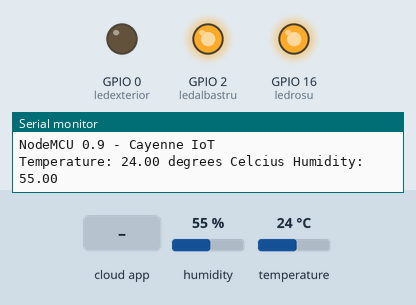
Recording of a sketch running on a simulated ESP8266 (NodeMCU). Shown: output pins drawn as LEDs (lit = HIGH), the last lines printed to the serial monitor. Inputs (shaded band) come from the test bench; at power-on: humidity 55 %, temperature 24 °C.

Above: at 3.3 s.
3.4 s: the phone or cloud app sets 3 to 1
At 11.4 s:
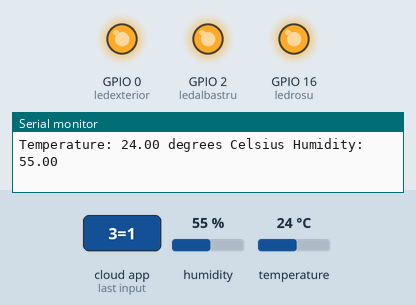
11.7 s: humidity set to 68 %
At 20.6 s:
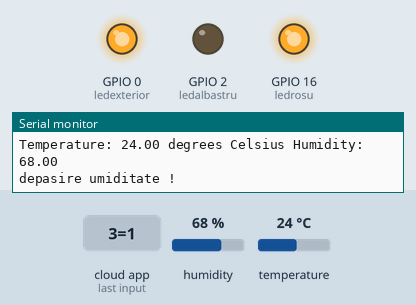
21.8 s: the phone or cloud app sets 3 to 0
At 23.4 s:
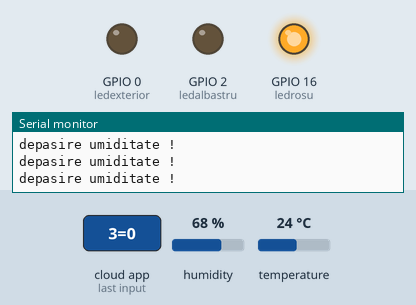
31.9 s: the phone or cloud app sets 3 to 1
At 40.49 s:
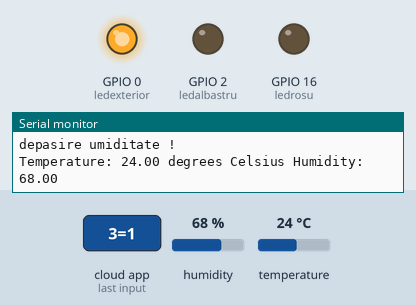
42.0 s: temperature set to 28 °C
53.1 s: humidity set to 62 %
62.2 s: humidity set to 58 %
At 71.6 s:
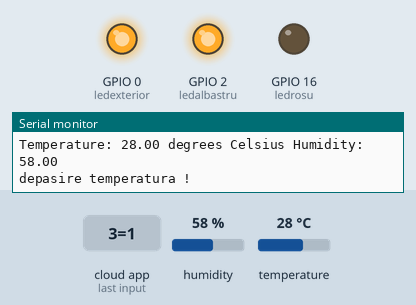
Timing chart, 0 to 73.1 s (numbered marks = the images above; inputs shaded):
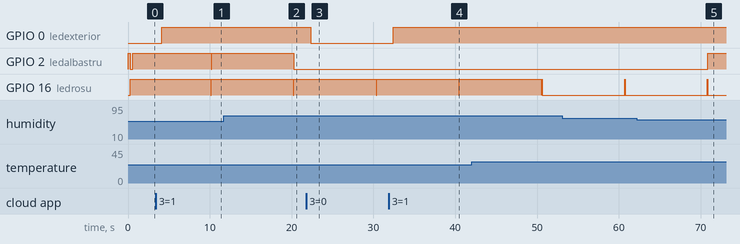

Measured:
- the behaviour switches between 61 and 60 % on humidity (found by bisection; images 4 and 5)
- after the input at 3.4 s, GPIO 0 (ledexterior): LOW → HIGH after 0.71 s
- after the input at 11.7 s, GPIO 2 (ledalbastru): goes on until 20.3 s, then stays LOW
- after the input at 21.8 s, GPIO 0 (ledexterior): HIGH → LOW after 0.52 s
- after the input at 31.9 s, GPIO 0 (ledexterior): LOW → HIGH after 0.53 s
- after the input at 62.2 s, GPIO 2 (ledalbastru): LOW → HIGH after 8.7 s

The sketch:

NodeMCU_DHT22_button_Cayenne.ino
```cpp
// This example shows how to connect to Cayenne using an ESP8266 and send/receive sample data.
// Make sure you install the ESP8266 Board Package via the Arduino IDE Board Manager and select the correct ESP8266 board before compiling.
// small changes by Nicu FLORICA aka niq_ro, 27.11.2017, Craiova - Romania
// see http://nicuflorica.blogspot.ro/search?q=nodemcu

#include <DHT.h>
#define DHTPIN 5 // what pin we're connected to
// note GPIO5 is D1 at NodeMCU - http://www.14core.com/wp-content/uploads/2015/06/Node-MCU-Pin-Out-Diagram1.png
//#define DHTTYPE DHT11   // DHT 11
#define DHTTYPE DHT22   // DHT 22
DHT dht(DHTPIN, DHTTYPE,11);

#define ledalbastru 2 // blue led GPIO2 is D4
#define ledrosu 16  //  red led GPIO16 is D0
float t, h;
#define ledexterior 0 // external led is as D3

//#define CAYENNE_DEBUG
#define CAYENNE_PRINT Serial
#include <CayenneMQTTESP8266.h>

// WiFi network info.
char ssid[] = "Wifi_network_name";
char wifiPassword[] = "Wifi_network_password";

// Cayenne authentication info. This should be obtained from the Cayenne Dashboard.
char username[] = "MQTT Username";
char password[] = "MQTT Password";
char clientID[] = "Client ID";

unsigned long lastMillis = 0;

void setup() {
	Serial.begin(9600);
  Serial.println();
  Serial.println("NodeMCU 0.9 - Cayenne IoT");
  dht.begin();
  //delay(1000);
//  pinMode(BUILTIN_LED, OUTPUT);     // Initialize the BUILTIN_LED pin as an output
  pinMode(ledrosu, OUTPUT);     // Initialize the BUILTIN_LED pin as an output
  pinMode(ledalbastru, OUTPUT);     // Initialize the BUILTIN_LED pin as an output
//  digitalWrite(BUILTIN_LED, HIGH);   // Turn the LED off
  digitalWrite(ledrosu, HIGH);   // Turn the LED off
  digitalWrite(ledalbastru, HIGH);   // Turn the LED off
  digitalWrite(ledrosu, LOW);   // Turn the LED on
//  digitalWrite(BUILTIN_LED, LOW);   // Turn the LED on
  delay(300);
  //digitalWrite(BUILTIN_LED, HIGH);   // Turn the LED off
  digitalWrite(ledrosu, HIGH);   // Turn the LED off
  digitalWrite(ledalbastru, LOW);   // Turn the LED on
  delay(300);
  digitalWrite(ledalbastru, HIGH);   // Turn the LED off

  pinMode(ledexterior, OUTPUT);
  digitalWrite(ledexterior, LOW);   // Turn the LED off

  h = dht.readHumidity();
  t = dht.readTemperature();
  Serial.print("Temperature: ");
  Serial.print(t);
  Serial.print(" degrees Celcius Humidity: ");
  Serial.println(h);
	Cayenne.begin(username, password, clientID, ssid, wifiPassword);
}

void loop() {
	Cayenne.loop();

	//Publish data every 10 seconds (10000 milliseconds). Change this value to publish at a different interval.
	if (millis() - lastMillis > 10000) {
  h = dht.readHumidity();
  t = dht.readTemperature();
  Serial.print("Temperature: ");
  Serial.print(t);
  Serial.print(" degrees Celsius Humidity: ");
  Serial.println(h);
  if (isnan(h) || isnan(t)) {
    Serial.println("Failed to read from DHT sensor!");
    return;
  }

		lastMillis = millis();
		//Write data to Cayenne here. This example just sends the current uptime in milliseconds.
		//Cayenne.virtualWrite(0, lastMillis);
		//Some examples of other functions you can use to send data.
		Cayenne.celsiusWrite(1, t);
    Cayenne.virtualWrite(0, h);
		//Cayenne.luxWrite(2, 700);
		//Cayenne.virtualWrite(3, 50, TYPE_PROXIMITY, UNIT_CENTIMETER);

   digitalWrite(ledrosu, LOW);   // Turn the LED off
//  digitalWrite(BUILTIN_LED, LOW);   // Turn the LED on
  delay(50);
  //digitalWrite(BUILTIN_LED, HIGH);   // Turn the LED off
  digitalWrite(ledrosu, HIGH);   // Turn the LED off
  digitalWrite(ledalbastru, LOW);   // Turn the LED off
  delay(50);
  digitalWrite(ledalbastru, HIGH);   // Turn the LED off
	}
/*
if (t > 25.00)  digitalWrite(BUILTIN_LED, LOW);   // Turn the LED on (Note that LOW is the voltage level
else digitalWrite(BUILTIN_LED, HIGH);   // Turn the LED off
*/
if (t > 27.00)
{
  digitalWrite(ledrosu, LOW);   // Turn the LED on (Note that LOW is the voltage level
  Serial.println("depasire temperatura !");
}
else digitalWrite(ledrosu, HIGH);   // Turn the LED off

if (h > 60.00)
{
digitalWrite(ledalbastru, LOW);   // Turn the LED on (Note that LOW is the voltage level
Serial.println("depasire umiditate !");
}
else digitalWrite(ledalbastru, HIGH);   // Turn the LED off


}  // end main loop

//Default function for processing actuator commands from the Cayenne Dashboard.
//You can also use functions for specific channels, e.g CAYENNE_IN(1) for channel 1 commands.
CAYENNE_IN_DEFAULT()
{
	CAYENNE_LOG("CAYENNE_IN_DEFAULT(%u) - %s, %s", request.channel, getValue.getId(), getValue.asString());
	//Process message here. If there is an error set an error message using getValue.setError(), e.g getValue.setError("Error message");
}

CAYENNE_IN(3)  // button
  {
    int currentValue=getValue.asInt();
     if(currentValue==1)
     {
      digitalWrite(ledexterior,HIGH);
      }
      else
      {
      digitalWrite(ledexterior,LOW);
      }
  }
```
